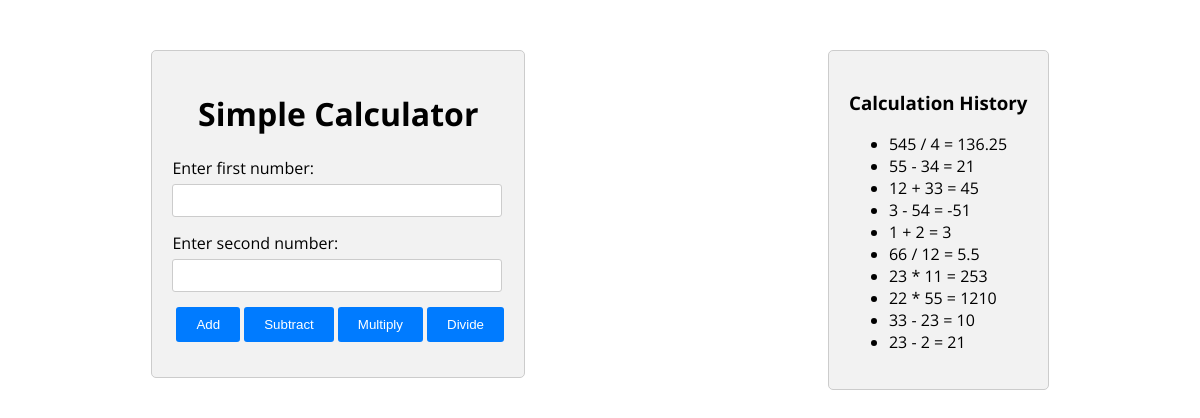
The page / on the database its author committed.
### calculator/models.py (models this page shows)
class Calculator(models.Model):
    created_at = models.DateTimeField(auto_now_add=True)
    history = models.CharField(max_length=200, default='', blank=True)
    def __str__(self):
        return str(self.history)

### calculator/views.py (the view, shortened to what this page needs)
# urls.py: path('', calculator, name='calculator'),
def calculator(request):
    history = Calculator.objects.all().order_by('-created_at')[:10]
    result = 0
    operation = None
    context = {
        'result': result,
        'history': history,
        'operation': operation,
    }
    return render(request, 'base.html', context)

### templates/base.html (shortened to what this page needs)
{% load static %}
<!DOCTYPE html>
<html lang="en">
<head>
    <link rel="stylesheet" href="{% static 'calculator/css/styles.css' %}">
</head>
<body>
<div class="container">
    <div class="calculator">
        <h1>Simple Calculator</h1>
        <form action="{% url 'calculator' %}" method="post">
            <div class="input-container">
                <label for="number1">Enter first number:</label>
                <input type="number" id="number1" name="number1" required>
            </div>
            <div class="input-container">
                <label for="number2">Enter second number:</label>
                <input type="number" id="number2" name="number2" required>
            </div>
            <div class="operation-buttons">
                <button name="operation" value="add">Add</button>
                <button name="operation" value="subtract">Subtract</button>
                <button name="operation" value="multiply">Multiply</button>
                <button name="operation" value="divide">Divide</button>
            </div>
        </form>
    </div>
<div class="history">
    <h3>Calculation History</h3>
    <ul>
        {% for item in history %}
            <li>{{ item }}</li>
        {% endfor %}
    </ul>
</div>
</div>
</body>
</html>

### templates/base.html (style rules this page uses)
body { font-family: 'Open Sans', sans-serif; margin: 0; padding: 0; }
.container { display: flex; justify-content: space-around; align-items: flex-start; margin-top: 50px; }
.calculator, .history { background-color: #f2f2f2; border: 1px solid #ccc; border-radius: 5px; padding: 20px; max-width: 400px; }
.calculator h1, .history h3 { text-align: center; }
.input-container { margin-bottom: 15px; }
label { display: block; margin-bottom: 5px; }
input[type="number"] { width: calc(100% - 20px); padding: 8px; border: 1px solid #ccc; border-radius: 3px; }
.operation-buttons { display: flex; justify-content: space-between; margin-bottom: 15px; }
button { padding: 10px 20px; background-color: #007bff; color: #fff; border: none; border-radius: 3px; cursor: pointer; transition: background-color 0.3s; margin-left: 4px; }

### rows shown on the page
Calculator: history "545 / 4 = 136.25"
Calculator: history "55 - 34 = 21"
Calculator: history "12 + 33 = 45"
Calculator: history "3 - 54 = -51"
Calculator: history "1 + 2 = 3"
Calculator: history "66 / 12 = 5.5"
Calculator: history "23 * 11 = 253"
Calculator: history "22 * 55 = 1210"
Calculator: history "33 - 23 = 10"
Calculator: history "23 - 2 = 21"
